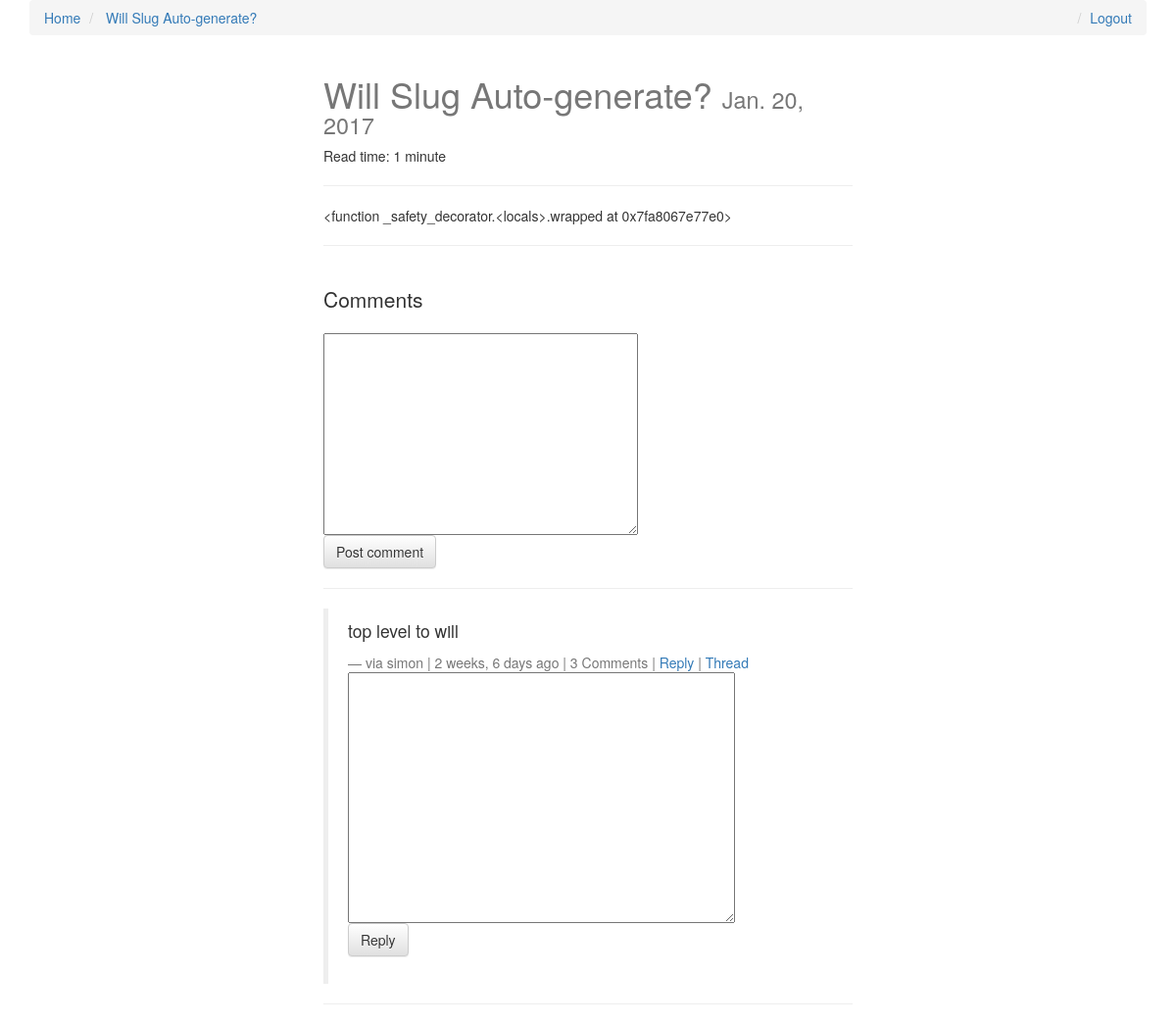
The app's page /will-slug-auto-generate/ (signed in) with its own data.
### posts/models.py (models this page shows, shortened)
class Post(models.Model):
    user = models.ForeignKey(settings.AUTH_USER_MODEL, default=1)
    title = models.CharField(max_length=120)
    slug = models.SlugField(unique=True)
    image = models.ImageField(upload_to=upload_location,
            null=True,
            blank=True,
            width_field="width_field",
            height_field="height_field")
    height_field = models.IntegerField(default=0)
    width_field = models.IntegerField(default=0)
    content = models.TextField()
    draft = models.BooleanField(default=False)
    publish = models.DateField(auto_now=False, auto_now_add=False)
    read_time = models.IntegerField(default=0)# Intead of this, models.TimeField(null=True, blank=True)
    updated = models.DateTimeField(auto_now=True, auto_now_add=False)
    timestamp = models.DateTimeField(auto_now=False, auto_now_add=True)
    objects = PostManager()
    def get_absolute_url(self):
        return reverse("posts:detail", kwargs={"slug": self.slug})
    def get_markdown(self):
        content = self.content
        return mark_safe(markdown(content))
    class Meta:
        ordering = ["-timestamp", "-updated"]
    @property
    def comments(self):
        instance = self
        qs = Comment.objects.filter_by_instance(self)
        return qs
    @property
    def get_content_type(self):
        instance = self
        content_type = ContentType.objects.get_for_model(instance.__class__)
        return content_type

### comments/models.py (models this page shows, shortened)
class Comment(models.Model):
    user = models.ForeignKey(settings.AUTH_USER_MODEL, default=1)
    content_type = models.ForeignKey(ContentType, on_delete=models.CASCADE)
    object_id = models.PositiveIntegerField()
    content_object = GenericForeignKey('content_type', 'object_id')
    parent = models.ForeignKey("self", null=True, blank=True)
    content         = models.TextField()
    timestamp       = models.DateTimeField(auto_now_add=True)
    objects = CommentManager()
    class Meta:
        ordering = ['-timestamp']
    def get_absolute_url(self):
        return reverse("comments:thread", kwargs={"id": self.id})
    def children(self):
        return Comment.objects.filter(parent=self)

### posts/views.py (the view, shortened to what this page needs)
# urls.py: url(r'^(?P<slug>[\w-]+)/$', post_detail, name='detail'),
def post_detail(request, slug=None):
	instance = get_object_or_404(Post, slug=slug)
	if instance.publish > timezone.now().date() or instance.draft:
		if not request.user.is_staff or not request.user.is_superuser:
			raise Http404
	share_string = quote_plus(instance.content)
	comments = instance.comments #Comment.objects.filter_by_instance(instance)
	initial_data = {
			"content_type": instance.get_content_type,
			"object_id": instance.id
	}
	form = CommentForm(request.POST or None, initial=initial_data)
	context = {
		"title": instance.title,
		"instance": instance,
		"share_string": share_string,
		"comments":comments,
		"comment_form":form,
	}
	return render(request, "post_detail.html", context)

### comments/forms.py
class CommentForm(forms.Form):
    content_type = forms.CharField(widget=forms.HiddenInput)
    object_id = forms.IntegerField(widget=forms.HiddenInput)
    content = forms.CharField(label='', widget=forms.Textarea)

### comments/models.py (called while the page is built)
    def filter_by_instance(self, instance):
        content_type = ContentType.objects.get_for_model(instance.__class__)
        obj_id = instance.id
        qs = super(CommentManager, self).filter(content_type=content_type, object_id= obj_id).filter(parent=None)
        return qs

### posts/templatetags/urlify.py (called while the page is built)
@register.filter
def urlify(value):
    return quote_plus(value)

### templates/post_detail.html (shortened to what this page needs)
{% extends "base.html" %}
{% load urlify %}
{% load crispy_forms_tags %}
{% block post_detail_link %}
<li><a href="{{instance.get_absolute_url}}"> {{instance.title}}</a></li>
{% endblock %}
{% block content %}
<div class='col-sm-6 col-sm-offset-3'>
<h1>{{ title }} <small>{% if instance.draft %}<span style='color:red;'>Draft</span> {% endif %}{{ instance.publish }}</small></h1>
<p>Read time:
{{ instance.read_time }} minute{% if instance.read_time > 1 %}s{% endif %}
</p>
<p><div class="fb-like" data-href="{{ request.build_absolute_uri }}" data-layout="button_count" data-action="like" data-show-faces="true" data-share="true"></div>
<hr/>
</p>
<div class='row'>
<div class='col-sm-12'>
    <div class="post_detail_item">{{ instance.get_markdown }}</div>
<hr/>
<br/>
<div>
    <p class="lead">Comments</p>
    {% if request.user.is_authenticated %}
    <form method="POST" action="."> {% csrf_token %}
        {{ comment_form|crispy }}
        <input type='submit' value='Post comment' class='btn btn-default'>
    </form>
    {% else %}
    <p>Please login to comment</p>
    {% endif %}
    <hr/>
    {% for comment in comments %}
    <blockquote>
        <p>{{ comment.content }}</p>
        <footer>via {{comment.user}} | {{comment.timestamp|timesince}} ago | {% if comment.children.count > 0 %} {{comment.children.count}} Comment{% if comment.children.count > 1 %}s{% endif %} | {% endif %}<a href="#" class="comment-reply-btn">Reply</a> | <a href="{{ comment.get_absolute_url }}" >Thread</a></footer>
        {% if request.user.is_authenticated %}
        <form method="POST" action="."> {% csrf_token %}
            {{ comment_form|crispy }}
            <input type='submit' value='Reply' class='btn btn-default'>
        </form>
        {% else %}
        <p>Please login to comment</p>
        {% endif %}
    </blockquote>
    <hr>
    {% endfor %}
</div>
</div>
</div>
</div>
{% endblock content %}

### static/css/base.css (style rules this page uses)
h1 { color: #777777; }

### records on screen
Post: title "Will Slug Auto-generate?", publish "Jan. 20, 2017", read_time "1", get_markdown "<function _safety_decorator.<locals>.wrapped at 0x7fa8067e77e0>"
Comment: content "top level to will", user "simon", timestamp "2 weeks, 6 days", children.count "3"
